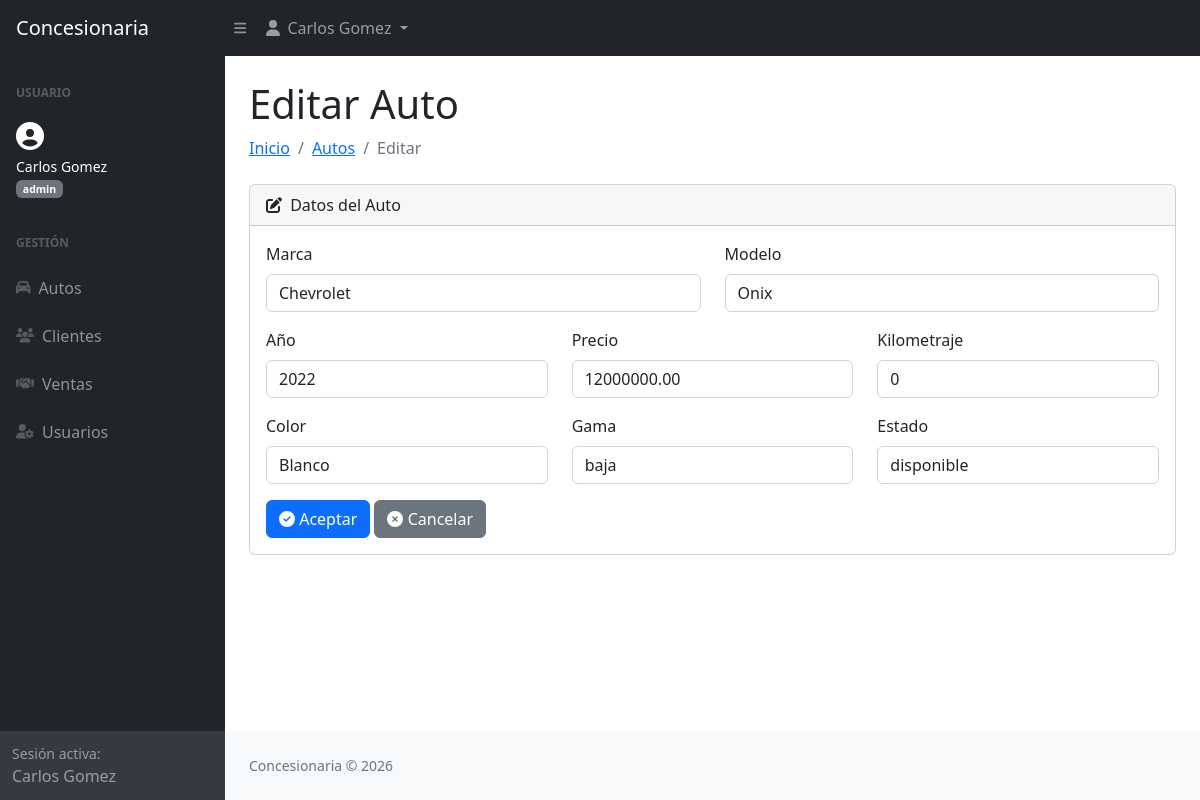
Screenshot of /autos/editar.php?id=1 (signed in) with the database file from the repository.
### tables this page shows
CREATE TABLE autos (
    id INT AUTO_INCREMENT PRIMARY KEY,
    marca VARCHAR(50) NOT NULL,
    modelo VARCHAR(50) NOT NULL,
    anio INT NOT NULL,
    precio DECIMAL(12,2) NOT NULL,
    color VARCHAR(30),
    kilometraje INT DEFAULT 0,
    gama ENUM('baja', 'media', 'alta') NOT NULL,
    estado ENUM('disponible', 'reservado', 'vendido') DEFAULT 'disponible'
);

### config/conexion.php (called while the page is built, shortened)
<?php
function buscarAuto($conexion, $id) {
    $consulta = "SELECT * FROM autos WHERE id = $id";
    $rs = mysqli_query($conexion, $consulta);
    $data = mysqli_fetch_array($rs);
    $auto = array();
    if (!empty($data)) {
        $auto['id']          = $data['id'];
        $auto['marca']       = $data['marca'];
        $auto['modelo']      = $data['modelo'];
        $auto['anio']        = $data['anio'];
        $auto['precio']      = $data['precio'];
        $auto['color']       = $data['color'];
        $auto['kilometraje'] = $data['kilometraje'];
        $auto['gama']        = $data['gama'];
        $auto['estado']      = $data['estado'];
    }
    return $auto;
}
?>

### autos/editar.php (the view, shortened to what this page needs)
<?php
require_once '../config/conexion.php';
$conexion = conexion();
$id = $_GET['id'];
$auto = buscarAuto($conexion, $id);
?>
<!DOCTYPE html>
<html lang="es">
<head>
    <link href="../css/styles.css" rel="stylesheet" />
</head>
<body class="sb-nav-fixed">
    <?php require_once '../includes/header.php'; ?>
    <div id="layoutSidenav">
        <?php require_once '../includes/sidebar.php'; ?>
        <div id="layoutSidenav_content">
            <main>
                <div class="container-fluid px-4">
                    <h1 class="mt-4">Editar Auto</h1>
                    <ol class="breadcrumb mb-4">
                        <li class="breadcrumb-item"><a href="../index.php">Inicio</a></li>
                        <li class="breadcrumb-item"><a href="listar.php">Autos</a></li>
                        <li class="breadcrumb-item active">Editar</li>
                    </ol>
                    <div class="card mb-4">
                        <div class="card-header"><i class="fas fa-edit me-1"></i> Datos del Auto</div>
                        <div class="card-body">
                            <form method="post" action="">
                                <div class="row mb-3">
                                    <div class="col-md-6">
                                        <label class="form-label">Marca</label>
                                        <input type="text" name="marca" class="form-control" value="<?= $auto['marca'] ?>" required>
                                    </div>
                                    <div class="col-md-6">
                                        <label class="form-label">Modelo</label>
                                        <input type="text" name="modelo" class="form-control" value="<?= $auto['modelo'] ?>" required>
                                    </div>
                                </div>
                                <div class="row mb-3">
                                    <div class="col-md-4">
                                        <label class="form-label">Año</label>
                                        <input type="number" name="anio" class="form-control" value="<?= $auto['anio'] ?>" required>
                                    </div>
                                    <div class="col-md-4">
                                        <label class="form-label">Precio</label>
                                        <input type="number" step="0.01" name="precio" class="form-control" value="<?= $auto['precio'] ?>" required>
                                    </div>
                                    <div class="col-md-4">
                                        <label class="form-label">Kilometraje</label>
                                        <input type="number" name="kilometraje" class="form-control" value="<?= $auto['kilometraje'] ?>" required>
                                    </div>
                                </div>
                                <div class="row mb-3">
                                    <div class="col-md-4">
                                        <label class="form-label">Color</label>
                                        <input type="text" name="color" class="form-control" value="<?= $auto['color'] ?>">
                                    </div>
                                    <div class="col-md-4">
                                        <label class="form-label">Gama</label>
                                        <select name="gama" class="form-control" required>
                                            <option value="baja"  <?= $auto['gama'] == 'baja'  ? 'selected' : '' ?>>baja</option>
                                        </select>
                                    </div>
                                    <div class="col-md-4">
                                        <label class="form-label">Estado</label>
                                        <select name="estado" class="form-control" required>
                                            <option value="disponible" <?= $auto['estado'] == 'disponible' ? 'selected' : '' ?>>disponible</option>
                                        </select>
                                    </div>
                                </div>
                                <button type="submit" name="btnAceptar" value="aceptar" class="btn btn-primary">
                                    <i class="fas fa-check-circle"></i> Aceptar
                                </button>
                                <a href="listar.php" class="btn btn-secondary">
                                    <i class="fas fa-times-circle"></i> Cancelar
                                </a>
                            </form>
                        </div>
                    </div>
                </div>
            </main>
            <?php require_once '../includes/footer.php'; ?>
        </div>
    </div>
</body>
</html>

### rows the page displays
autos: marca "Chevrolet", modelo "Onix", anio "2022", precio "12000000.00", kilometraje "0", color "Blanco", gama "baja", estado "disponible"

### other values shown
$_SESSION['nombre'] "Carlos"
$_SESSION['apellido'] "Gomez"
$_SESSION['rol'] "admin"
